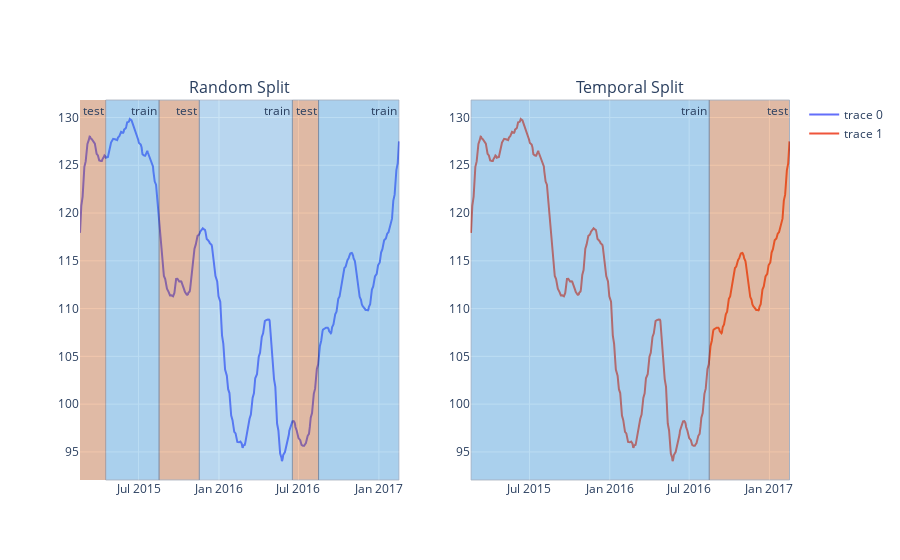

Write notebook code for a chart like this one.
### Markdown cell above
### OPAI-1.3: Incorrect use of shuffle 
#### OPAI-1.3.1: Temporal leakage through shuffling timeseries data
When building predictive models, we are interested in the performance of the model on data that was not used to train it - this gives us an idea of the real-world performance. Typically, we can gauge this performance on out of sample data points by using some variation of a train-test split protocol. The test set is used to gauge the performance of the model on unseen data as it would have access to in the final deployment environment. when constructing these subsets of data it is good practise to randomly shuffle the full dataset before splitting into the train and test sets. Shuffling our full dataset is only good practise when the dataset is independent and identically distributed (i.i.d.).

Time series data is assumed to be non-iid. When we shuffle data that is Non-i.d.d. we can cause information leakage because the shuffling of samples is only valid under the assumption that there is NO relationship between the observations. This is not true of time series data because it is a list of observations where the ordering matters. The effect of a random split is illustrated below.

### Code cell
from plotly.subplots import make_subplots
import plotly.graph_objects as go
import pandas as pd

df = pd.read_csv('https://raw.githubusercontent.com/plotly/datasets/master/finance-charts-apple.csv')
train_colour = "rgba(52, 152, 219, 1)"
test_colour = "rgba(211, 84, 0, 1)"

fig = make_subplots(rows=1, cols=2, subplot_titles=("Random Split", "Temporal Split"))
fig.add_trace(
    go.Scatter(
        x=df["Date"],
        y=df["mavg"],  
    ),
    row=1,
    col=1
)
fig.add_trace(
    go.Scatter(
        x=df["Date"],
        y=df["mavg"],
    ),
    row=1,
    col=2
) 

# add vrects to left plot
fig.add_vrect(
    x0="2015-02-17",
    x1="2015-04-17",
    row=1,
    col=1,
    annotation_text="test",
    annotation_position="top right",
    fillcolor=test_colour,
    opacity=0.33,
    line_width=0
)
fig.add_vrect(
    x0="2015-04-17",
    x1="2015-08-17",
    row=1,
    col=1,
    annotation_text="train",
    annotation_position="top right",
    fillcolor=train_colour,
    opacity=0.33,
    line_width=1
)
fig.add_vrect(
    x0="2015-08-17",
    x1="2015-11-17",
    row=1,
    col=1,
    annotation_text="test",
    annotation_position="top right",
    fillcolor=test_colour,
    opacity=0.33,
    line_width=1
)
fig.add_vrect(
    x0="2015-11-17",
    x1="2016-06-17",
    row=1,
    col=1,
    annotation_text="train",
    annotation_position="top right",
    fillcolor=train_colour,
    opacity=0.25,
    line_width=1
)
fig.add_vrect(
    x0="2016-06-17",
    x1="2016-08-16",
    row=1,
    col=1,
    annotation_text="test",
    annotation_position="top right",
    fillcolor=test_colour,
    opacity=0.33,
    line_width=1
)
fig.add_vrect(
    x0="2016-08-16",
    x1="2017-02-16",
    row=1,
    col=1,
    annotation_text="train",
    annotation_position="top right",
    fillcolor=train_colour,
    opacity=0.33,
    line_width=1
)


# add vrects to right plot
fig.add_vrect(
    x0="2015-02-17",
    x1="2016-08-16",
    row=1,
    col=2,
    annotation_text="train",
    annotation_position="top right",
    fillcolor=train_colour,
    opacity=0.33,
    line_width=1
)
fig.add_vrect(
    x0="2016-08-16",
    x1="2017-02-16",
    row=1,
    col=2,
    annotation_text="test",
    annotation_position="top right",
    fillcolor=test_colour,
    opacity=0.33,
    line_width=1
)

fig.show()

### Figure 1 — Plotly figure (JSON) as saved in the notebook; plotly's stock layout.template omitted (floating-point values rounded to 4 significant figures; data arrays with more than 128 entries replaced by an {"elided": "..."} marker saying what was removed)
{"data": [{"type": "scatter", "x": {"elided": "506 str values"}, "xaxis": "x", "y": {"elided": "506 float values"}, "yaxis": "y"}, {"type": "scatter", "x": {"elided": "506 str values"}, "xaxis": "x2", "y": {"elided": "506 float values"}, "yaxis": "y2"}], "layout": {"annotations": [{"font": {"size": 16}, "showarrow": false, "text": "Random Split", "x": 0.225, "xanchor": "center", "xref": "paper", "y": 1, "yanchor": "bottom", "yref": "paper"}, {"font": {"size": 16}, "showarrow": false, "text": "Temporal Split", "x": 0.775, "xanchor": "center", "xref": "paper", "y": 1, "yanchor": "bottom", "yref": "paper"}, {"showarrow": false, "text": "test", "x": "2015-04-17", "xanchor": "right", "xref": "x", "y": 1, "yanchor": "top", "yref": "y domain"}, {"showarrow": false, "text": "train", "x": "2015-08-17", "xanchor": "right", "xref": "x", "y": 1, "yanchor": "top", "yref": "y domain"}, {"showarrow": false, "text": "test", "x": "2015-11-17", "xanchor": "right", "xref": "x", "y": 1, "yanchor": "top", "yref": "y domain"}, {"showarrow": false, "text": "train", "x": "2016-06-17", "xanchor": "right", "xref": "x", "y": 1, "yanchor": "top", "yref": "y domain"}, {"showarrow": false, "text": "test", "x": "2016-08-16", "xanchor": "right", "xref": "x", "y": 1, "yanchor": "top", "yref": "y domain"}, {"showarrow": false, "text": "train", "x": "2017-02-16", "xanchor": "right", "xref": "x", "y": 1, "yanchor": "top", "yref": "y domain"}, {"showarrow": false, "text": "train", "x": "2016-08-16", "xanchor": "right", "xref": "x2", "y": 1, "yanchor": "top", "yref": "y2 domain"}, {"showarrow": false, "text": "test", "x": "2017-02-16", "xanchor": "right", "xref": "x2", "y": 1, "yanchor": "top", "yref": "y2 domain"}], "autosize": true, "shapes": [{"fillcolor": "rgba(211, 84, 0, 1)", "line": {"width": 0}, "opacity": 0.33, "type": "rect", "x0": "2015-02-17", "x1": "2015-04-17", "xref": "x", "y0": 0, "y1": 1, "yref": "y domain"}, {"fillcolor": "rgba(52, 152, 219, 1)", "line": {"width": 1}, "opacity": 0.33, "type": "rect", "x0": "2015-04-17", "x1": "2015-08-17", "xref": "x", "y0": 0, "y1": 1, "yref": "y domain"}, {"fillcolor": "rgba(211, 84, 0, 1)", "line": {"width": 1}, "opacity": 0.33, "type": "rect", "x0": "2015-08-17", "x1": "2015-11-17", "xref": "x", "y0": 0, "y1": 1, "yref": "y domain"}, {"fillcolor": "rgba(52, 152, 219, 1)", "line": {"width": 1}, "opacity": 0.25, "type": "rect", "x0": "2015-11-17", "x1": "2016-06-17", "xref": "x", "y0": 0, "y1": 1, "yref": "y domain"}, {"fillcolor": "rgba(211, 84, 0, 1)", "line": {"width": 1}, "opacity": 0.33, "type": "rect", "x0": "2016-06-17", "x1": "2016-08-16", "xref": "x", "y0": 0, "y1": 1, "yref": "y domain"}, {"fillcolor": "rgba(52, 152, 219, 1)", "line": {"width": 1}, "opacity": 0.33, "type": "rect", "x0": "2016-08-16", "x1": "2017-02-16", "xref": "x", "y0": 0, "y1": 1, "yref": "y domain"}, {"fillcolor": "rgba(52, 152, 219, 1)", "line": {"width": 1}, "opacity": 0.33, "type": "rect", "x0": "2015-02-17", "x1": "2016-08-16", "xref": "x2", "y0": 0, "y1": 1, "yref": "y2 domain"}, {"fillcolor": "rgba(211, 84, 0, 1)", "line": {"width": 1}, "opacity": 0.33, "type": "rect", "x0": "2016-08-16", "x1": "2017-02-16", "xref": "x2", "y0": 0, "y1": 1, "yref": "y2 domain"}], "xaxis": {"anchor": "y", "autorange": true, "domain": [0, 0.45], "range": ["2015-02-16 11:56:00.5701", "2017-02-17 01:30:04.2755"], "type": "date"}, "xaxis2": {"anchor": "y2", "autorange": true, "domain": [0.55, 1], "range": ["2015-02-15 22:28:45.2731", "2017-02-17 01:31:14.7269"], "type": "date"}, "yaxis": {"anchor": "x", "autorange": true, "domain": [0, 1], "range": [92.06, 131.8], "type": "linear"}, "yaxis2": {"anchor": "x2", "autorange": true, "domain": [0, 1], "range": [92.06, 131.8], "type": "linear"}}}
